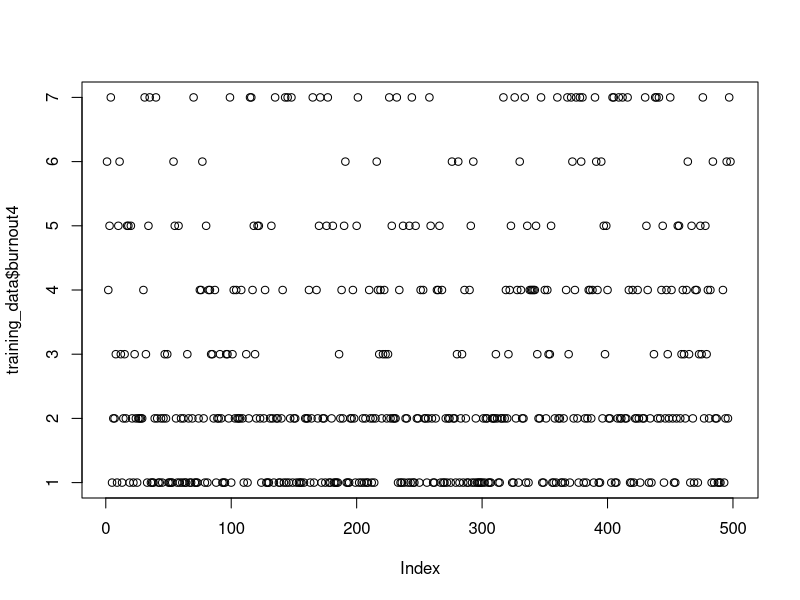
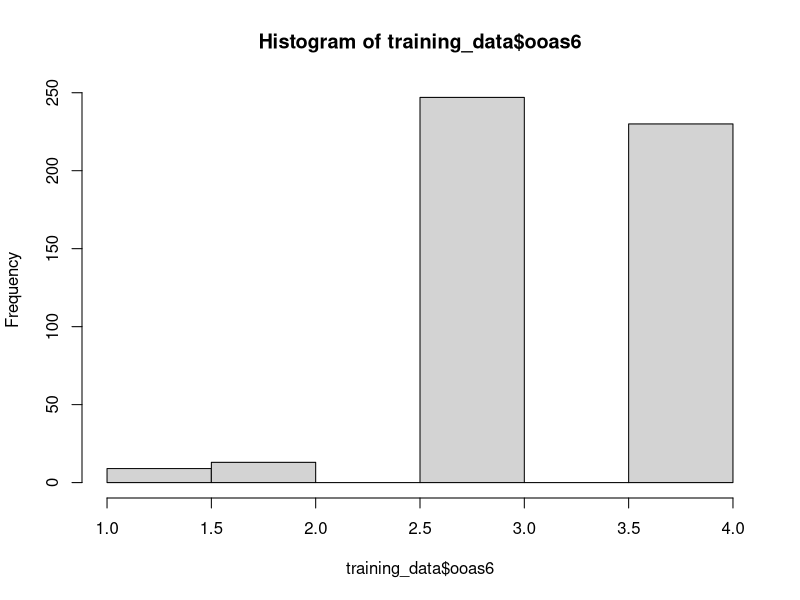
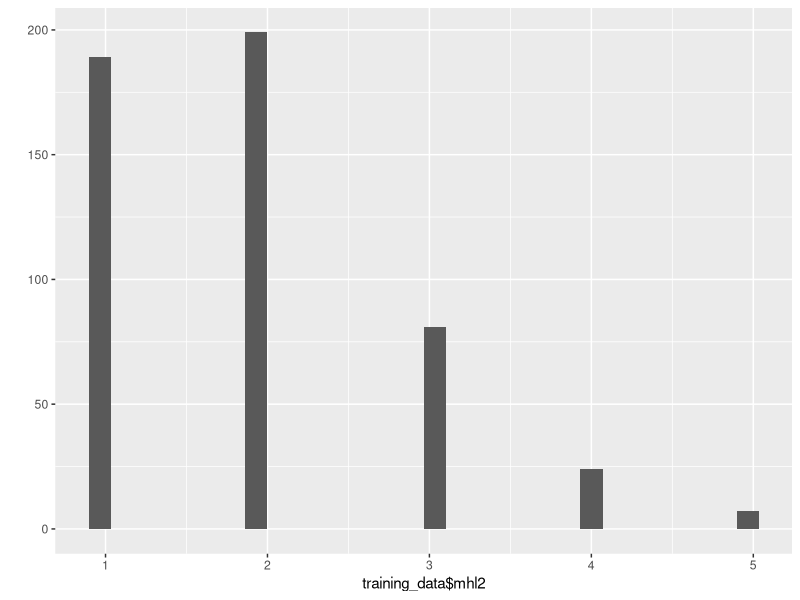
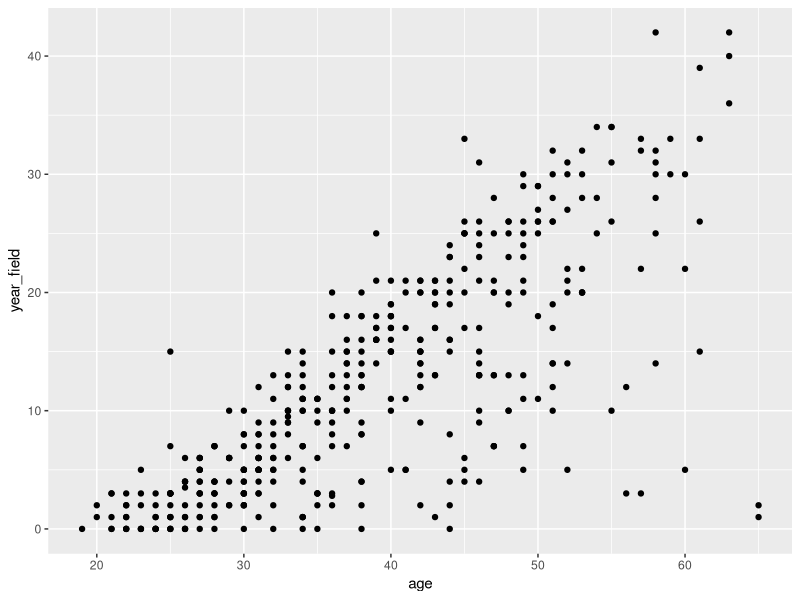
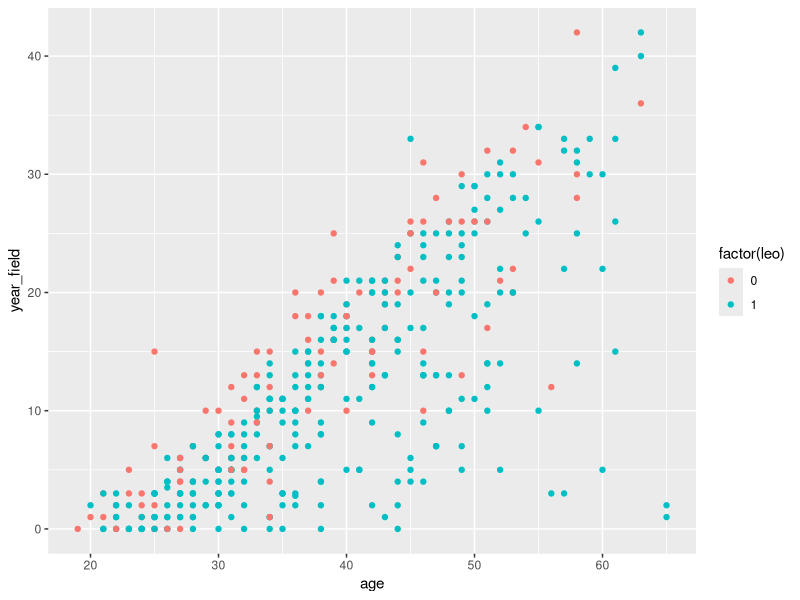
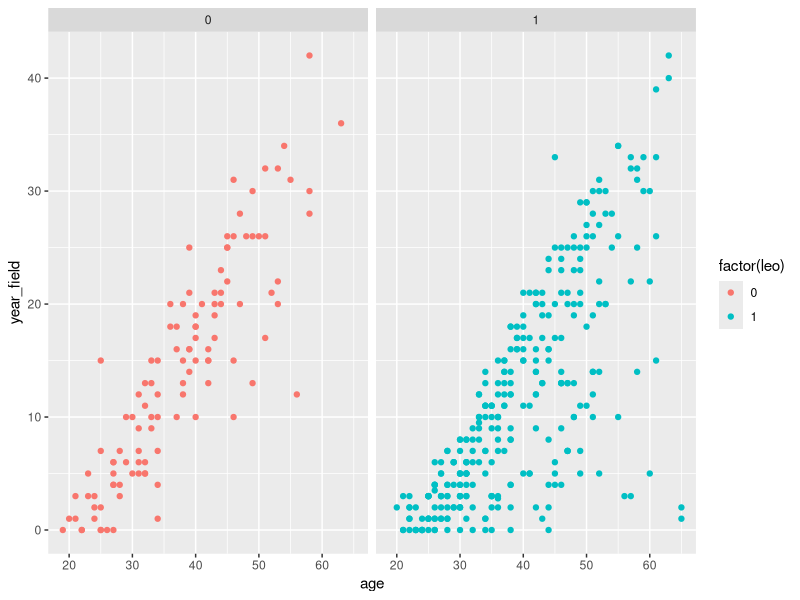
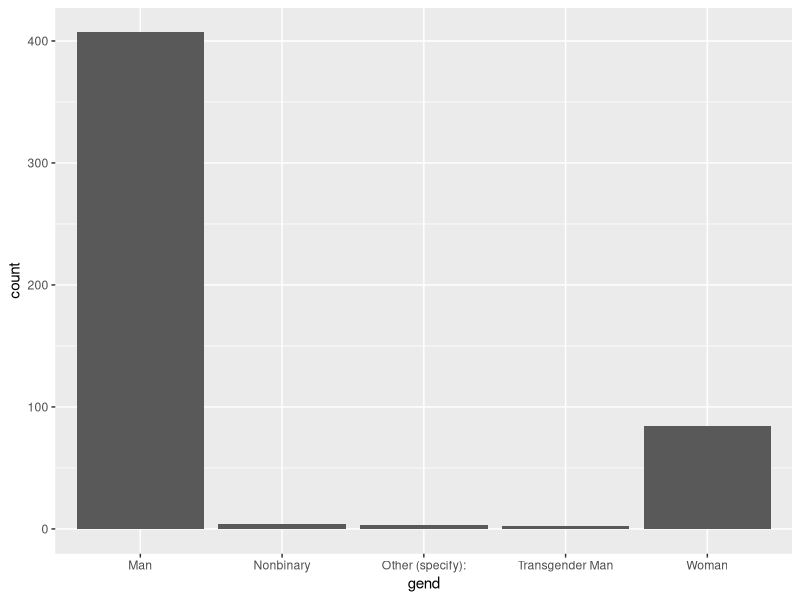
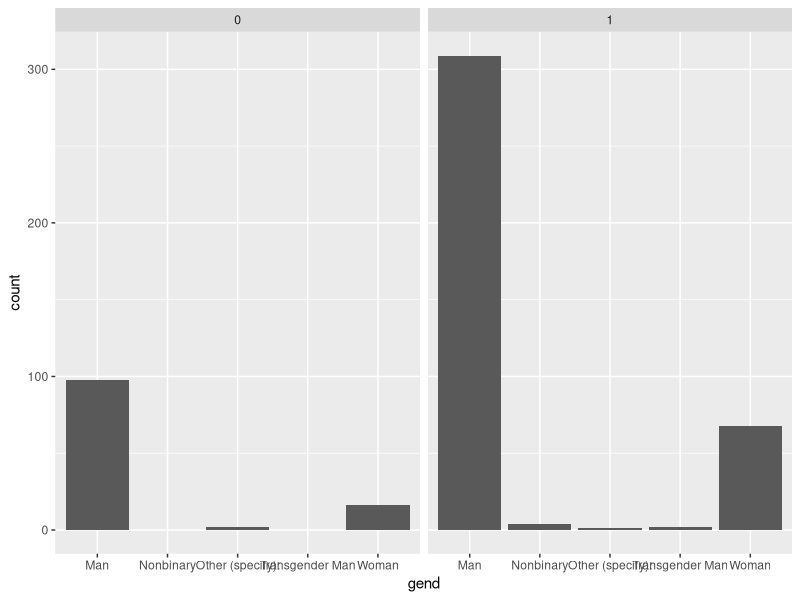

Recreate these plots in R, in order.
## ---- chunk 1
library(readr)
library(tidyverse)
## ---- chunk 2
training_data <- read_csv("data/training-scales.csv")
## ---- chunk 3
glimpse(training_data)

dim(training_data)

summary(training_data)

head(training_data)
## ---- chunk 4
plot(training_data$burnout4)
hist(training_data$ooas6)
qplot(training_data$mhl2)
?
## ---- chunk 5
training_data %>% 
  summarise(duration_mean = mean(duration_in_seconds),
            duration_sd = sd(duration_in_seconds),
            burnout1_mean = mean(burnout1),
            burnout1_sd = sd(burnout1))

## ---- chunk 6
training_data %>% 
  summarise(duration_mean = mean(duration_in_seconds),
            duration_sd = sd(duration_in_seconds),
            burnout1_mean = mean(burnout1, na.rm = TRUE),
            burnout1_sd = sd(burnout1, na.rm = TRUE))
## ---- chunk 7
training_data %>% 
  group_by(leo) %>% 
  summarise(duration_mean = mean(duration_in_seconds),
            duration_sd = sd(duration_in_seconds),
            burnout1_mean = mean(burnout1, na.rm = TRUE),
            burnout1_sd = sd(burnout1, na.rm = TRUE))
## ---- chunk 8
training_data %>% 
  pivot_longer(burnout1:burnout9) %>% 
  
  group_by(name) %>% 
  summarize(mean = mean(value, na.rm = TRUE),
            sd = sd(value, na.rm = TRUE),
            med = median(value, na.rm = TRUE),
            IQR = IQR(value, na.rm = TRUE))
## ---- chunk 9
with(training_data,
     rowSums(cbind(burnout1, burnout2, burnout3,
                   burnout4, burnout5, burnout6,
                   burnout7, burnout8, burnout9), na.rm = TRUE)
)

burnout <- training_data %>% 
  select(burnout1:burnout9)


## ---- chunk 10
x <- seq(1:10)
x

median(x)

quantile(x)

7.75-3.25
IQR(x)
## ---- chunk 11
sum(complete.cases(training_data))

missing_pct <- function(data){
  # The total count of missing data
  sum(is.na(data))/
    # count of all data (missing + non-missing)
    (sum(is.na(data)+!is.na(data)))
}

missing_pct(training_data)
## ---- chunk 12
training_data %>% 
  ggplot() +
  geom_point(aes(x = age, y = year_field))
## ---- chunk 13
training_data %>% 
  ggplot() +
  geom_point(aes(x = age, y = year_field, color = factor(leo)))
## ---- chunk 14
training_data %>% 
  ggplot() +
  geom_point(aes(x = age, y = year_field, color = factor(leo))) +
  facet_wrap(~ leo)
## ---- chunk 15
training_data %>% 
  ggplot() +
  geom_bar(aes(x = gend))
## ---- chunk 16
training_data %>% 
  ggplot() +
  geom_bar(aes(x = gend)) +
  facet_wrap(~ leo)
## ---- chunk 17
training_data %>% 
  ggplot() +
  geom_bar(aes(x = gend, fill = gend)) +
  facet_wrap(~ leo) +
  coord_flip()
## ---- chunk 18
training_data %>% 
  ggplot() +
  geom_boxplot(aes(x = ethnicity, y = age, fill = ethnicity))
## ---- chunk 19
training_data %>% 
  ggplot() +
  geom_violin(aes(x = ethnicity, y = age, fill = ethnicity))
## ---- chunk 20
training_data %>% 
  ggplot() +
  geom_violin(aes(x = ethnicity, y = age, fill = ethnicity)) +
  geom_boxplot(aes(x = ethnicity, y = age), width = .3)
## ---- chunk 21
training_data %>% 
  ggplot(aes(x = ethnicity, y = age)) +
  geom_violin(aes(fill = ethnicity)) +
  geom_boxplot( width = .3)
## ---- chunk 22
sessionInfo()
